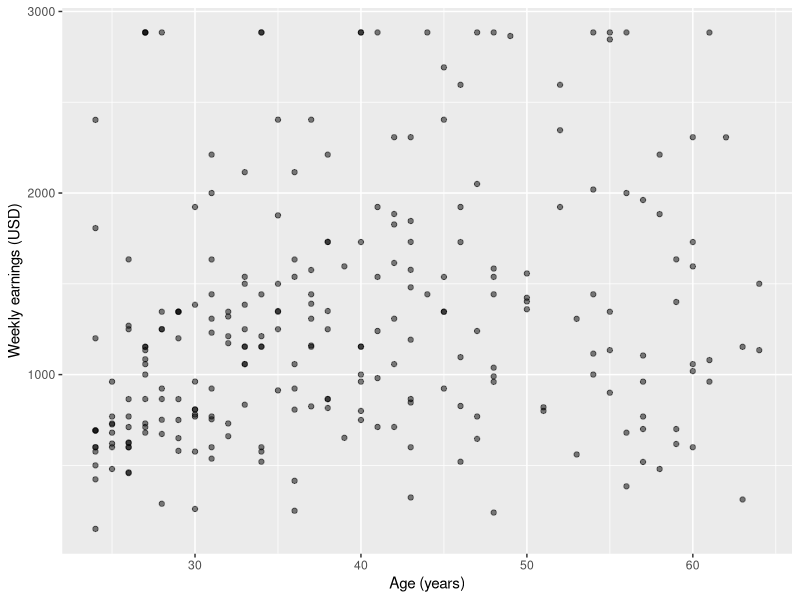
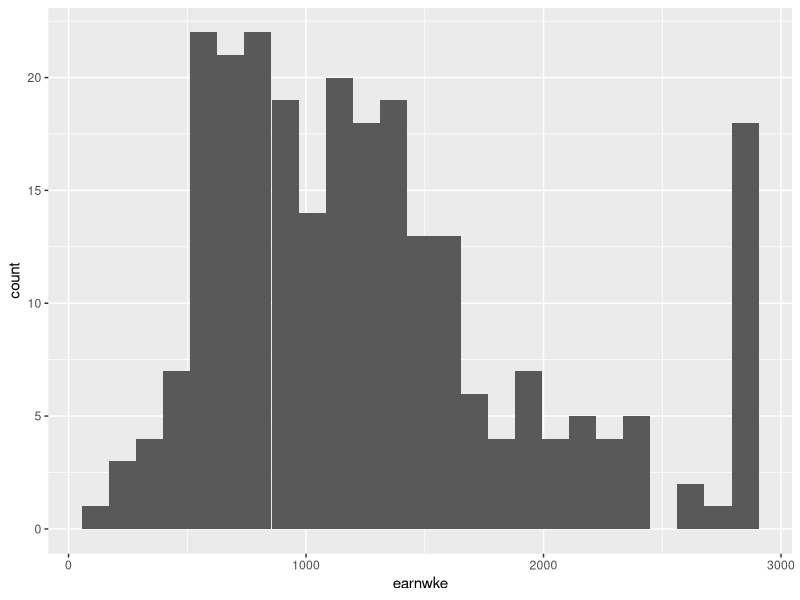
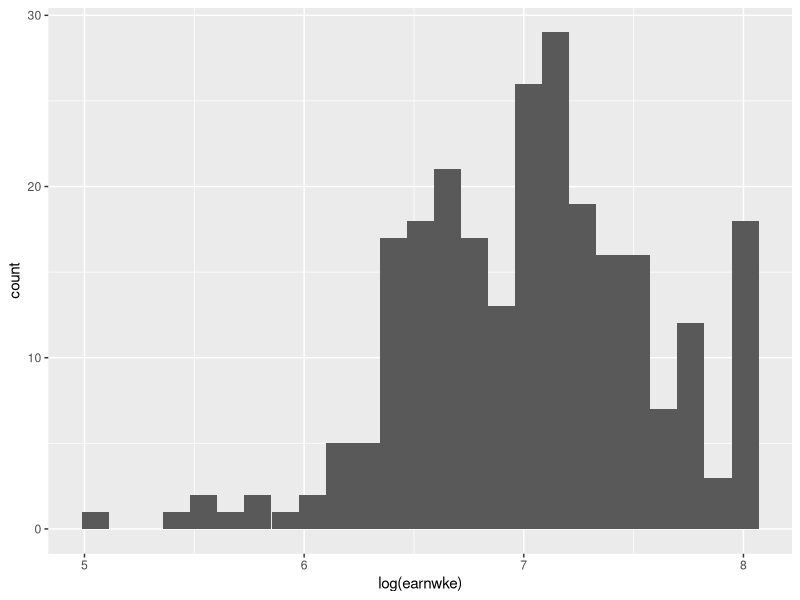
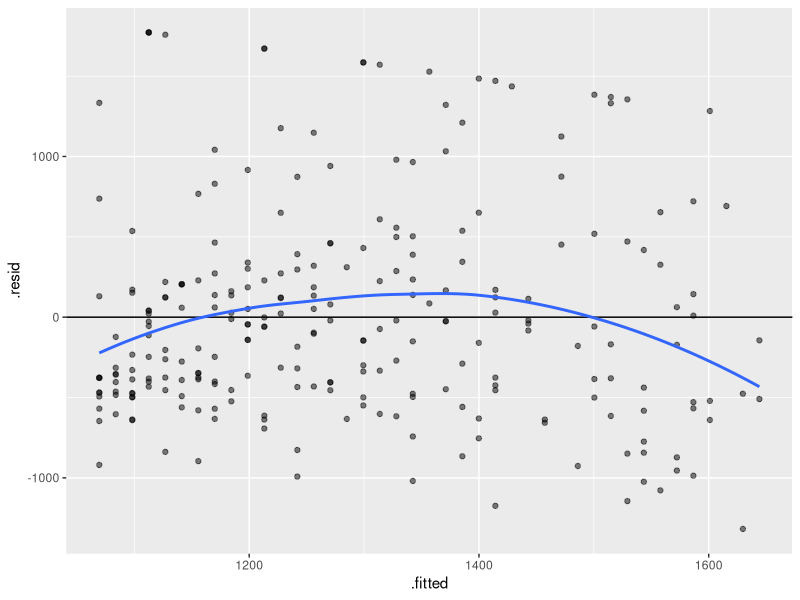
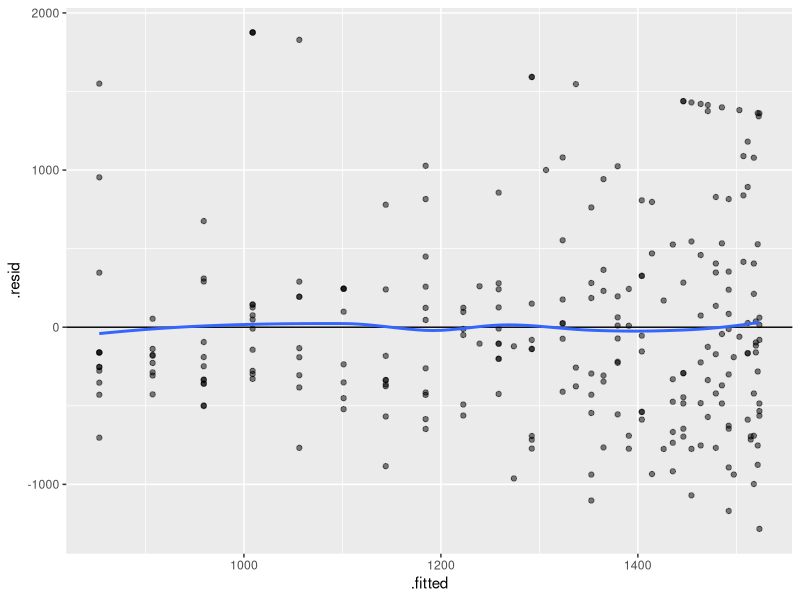
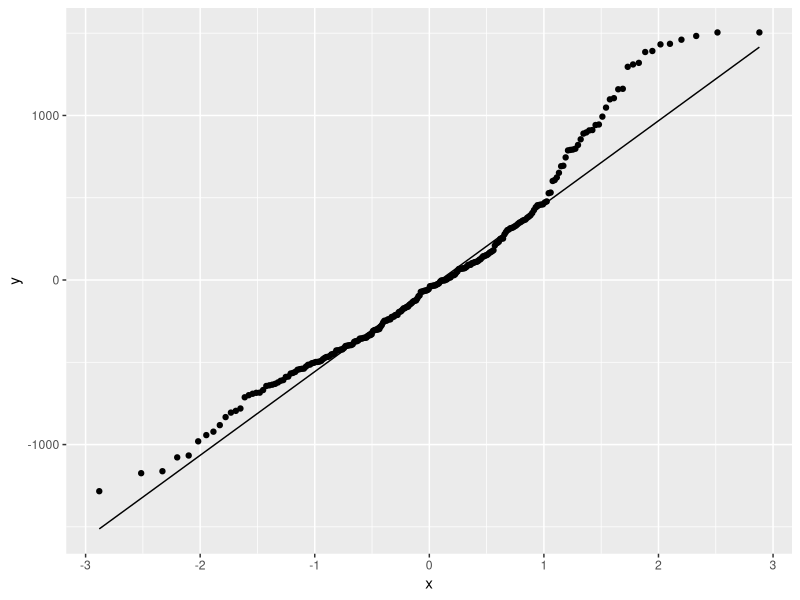
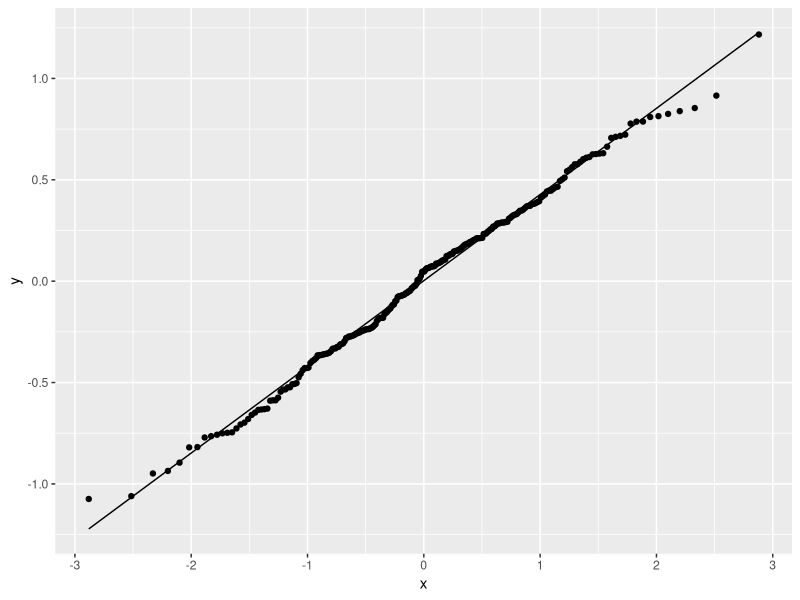
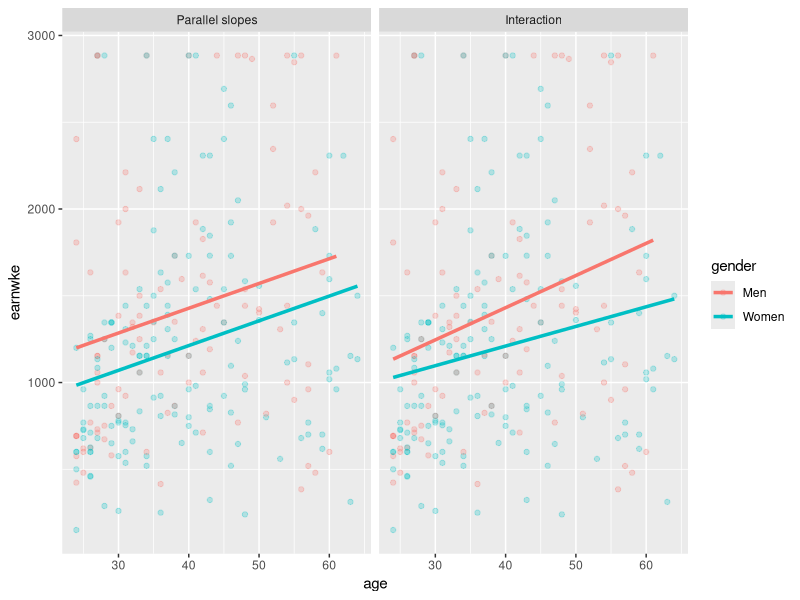

These figures' R source, in order:
## ---- chunk 1
#| label: setup
#| message: false
#| warning: false

library(tidyverse)  # readr, dplyr, ggplot2, purrr
library(broom)      # tidy(), glance(), augment()
## ---- chunk 2
#| label: fmt
#| include: false

# numbers in the text: fixed decimals, typographic minus
fmt <- function(x, d = 0) sub("-", "−", formatC(x, format = "f", digits = d))
## ---- chunk 3
#| label: load-data
#| echo: false
#| message: false

cps <- read_csv("../data/cps-earnings-mra-2014.csv")
## ---- chunk 4
#| label: prepare-data

cps <- cps |>
  mutate(
    female  = as.integer(sex == 2),             # 1 = woman, 0 = man
    gender  = factor(if_else(female == 1, "Women", "Men")),
    college = as.integer(grade92 >= 43),        # 1 = at least a Bachelor's degree
    edu_cat = factor(
      case_when(grade92 < 43 ~ "No degree",
                grade92 == 43 ~ "Bachelor",
                TRUE ~ "Graduate"),
      levels = c("No degree", "Bachelor", "Graduate")
    )
  )
glimpse(cps)
## ---- chunk 5
#| label: scatter

ggplot(cps, aes(x = age, y = earnwke)) +
  geom_point(alpha = 0.5) +
  labs(x = "Age (years)", y = "Weekly earnings (USD)")
## ---- chunk 6
#| label: ceiling

max(cps$earnwke)
sum(cps$earnwke == max(cps$earnwke))
## ---- chunk 7
#| label: histograms
#| fig-height: 3.5

ggplot(cps, aes(x = earnwke)) +
  geom_histogram(bins = 25)

ggplot(cps, aes(x = log(earnwke))) +
  geom_histogram(bins = 25)
## ---- chunk 8
#| label: slr

m1 <- lm(earnwke ~ age, data = cps)
tidy(m1, conf.int = TRUE)
glance(m1)$r.squared
## ---- chunk 9
#| label: slr-diagnose

augment(m1) |>
  ggplot(aes(x = .fitted, y = .resid)) +
  geom_hline(yintercept = 0) +
  geom_point(alpha = 0.5) +
  geom_smooth(method = "loess", formula = y ~ x, se = FALSE)
## ---- chunk 10
#| label: quadratic

m2 <- lm(earnwke ~ age + I(age^2), data = cps)
tidy(m2)
## ---- chunk 11
#| label: quadratic-diagnose

augment(m2) |>
  ggplot(aes(x = .fitted, y = .resid)) +
  geom_hline(yintercept = 0) +
  geom_point(alpha = 0.5) +
  geom_smooth(method = "loess", formula = y ~ x, se = FALSE)
## ---- chunk 12
#| label: slope-at-age

b <- coef(m2)
slope_at <- function(a) b[["age"]] + 2 * b[["I(age^2)"]] * a
slope_at(c(30, 45, 60))
## ---- chunk 13
#| label: log-model

m_log <- lm(log(earnwke) ~ age, data = cps)
tidy(m_log)
## ---- chunk 14
#| label: group-means

cps |>
  group_by(gender) |>
  summarise(n = n(), earnings = mean(earnwke), hours = mean(uhours))
## ---- chunk 15
#| label: gaps

m_gap   <- lm(earnwke ~ female, data = cps)
m_hours <- lm(earnwke ~ female + uhours, data = cps)
tidy(m_gap)
tidy(m_hours)
## ---- chunk 16
#| label: decomposition

delta <- coef(lm(uhours ~ female, data = cps))[["female"]]
delta

coef(m_hours)[["female"]] + coef(m_hours)[["uhours"]] * delta
## ---- chunk 17
#| label: model-3

m3 <- lm(earnwke ~ female + uhours + age + I(age^2) + college, data = cps)
tidy(m3)
glance(m3) |> select(r.squared, adj.r.squared)
## ---- chunk 18
#| label: compare-gap

list(`(1) raw` = m_gap, `(2) + hours` = m_hours, `(3) + age, college` = m3) |>
  map_dfr(\(m) tidy(m) |> filter(term == "female"), .id = "model") |>
  select(model, estimate, std.error)
## ---- chunk 19
#| label: diagnose-3
#| fig-height: 3.5

augment(m3) |>
  ggplot(aes(sample = .resid)) +
  stat_qq() +
  stat_qq_line()
## ---- chunk 20
#| label: model-4
#| fig-height: 3.5

m4 <- lm(log(earnwke) ~ female + log(uhours) + age + I(age^2) + college, data = cps)
tidy(m4)

augment(m4) |>
  ggplot(aes(sample = .resid)) +
  stat_qq() +
  stat_qq_line()
## ---- chunk 21
#| label: education

m_edu <- lm(earnwke ~ female + uhours + age + I(age^2) + edu_cat, data = cps)
tidy(m_edu)

cps_b <- cps |> mutate(edu_cat = relevel(edu_cat, ref = "Bachelor"))
lm(earnwke ~ female + uhours + age + I(age^2) + edu_cat, data = cps_b) |>
  tidy()
## ---- chunk 22
#| label: par-int

m_par <- lm(earnwke ~ age + female, data = cps)
m_int <- lm(earnwke ~ age * female, data = cps)
tidy(m_int)
## ---- chunk 23
#| label: plot-par-int
#| fig-height: 3.5

bind_rows(
  augment(m_par, data = cps) |> mutate(model = "Parallel slopes"),
  augment(m_int, data = cps) |> mutate(model = "Interaction")
) |>
  mutate(model = fct_inorder(model)) |>
  ggplot(aes(x = age, colour = gender)) +
  geom_point(aes(y = earnwke), alpha = 0.25) +
  geom_line(aes(y = .fitted), linewidth = 1.2) +
  facet_wrap(~model)
## ---- chunk 24
#| label: centring

m_int40 <- lm(earnwke ~ I(age - 40) * female, data = cps)
tidy(m_int40)
## ---- chunk 25
#| label: centring-30-50

map_dbl(c(30, 40, 50), \(a) coef(lm(earnwke ~ I(age - a) * female, data = cps))[["female"]])
## ---- chunk 26
#| label: gap-by-age

gap_by_age <- map_dfr(seq(25, 60, by = 5), \(a) {
  lm(earnwke ~ I(age - a) * female, data = cps) |>
    tidy(conf.int = TRUE) |>
    filter(term == "female") |>
    mutate(age = a)
})

ggplot(gap_by_age, aes(x = age, y = estimate)) +
  geom_hline(yintercept = 0) +
  geom_ribbon(aes(ymin = conf.low, ymax = conf.high), alpha = 0.2) +
  geom_line()
